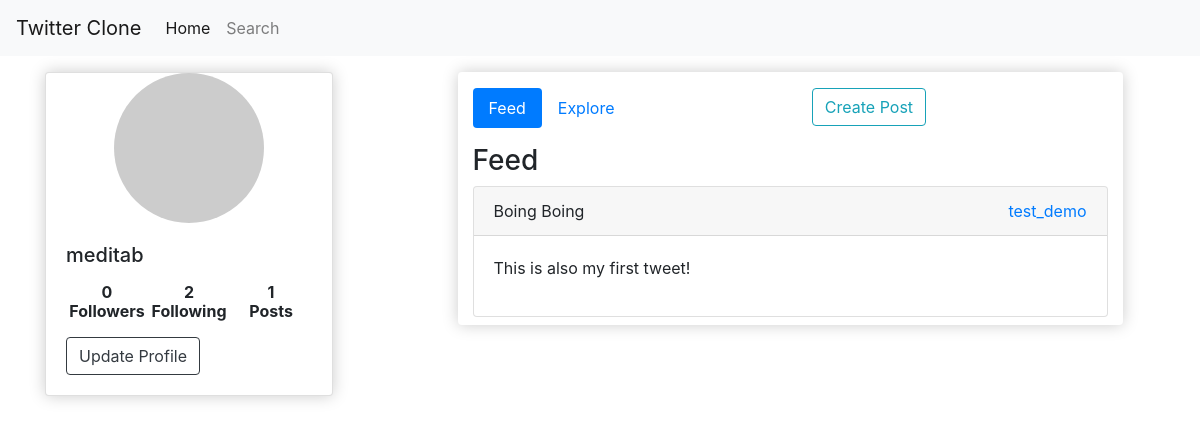
The app's page / (signed in), older data.
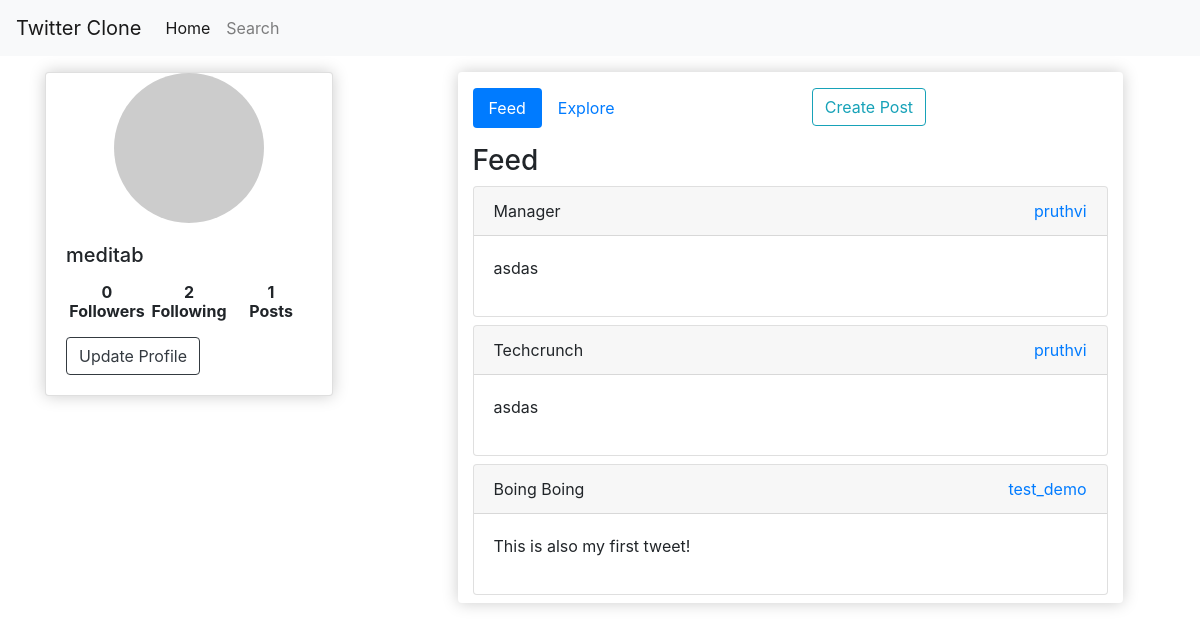
The same page, newer data.
### twitterapp/models.py (models this page shows, shortened)
class Profile(models.Model):
    id = models.UUIDField(primary_key=True,default=uuid.uuid4,editable=False)
    user = models.OneToOneField(User,on_delete=models.CASCADE,null=True)
    bio = models.TextField(max_length=500, blank=True)
    location = models.CharField(max_length=30, blank=True)
    birth_date = models.DateField(null=True, blank=True)
    profile_image = models.ImageField(upload_to='images/',null=True,blank=True)
    followers = models.ManyToManyField(Following,related_name='profiles')
    mode = models.CharField(max_length=50,choices=[('public','Public'),('private','Private')],default='public')
    @property
    def get_followers(self):
        return [line.follower for line in self.followers.all().filter(target=self.user)]
    @property
    def follower_count(self):
        return Following.objects.filter(target=self.user).count()
    @property
    def following_count(self):
        return Following.objects.filter(follower=self.user).count()
    @property
    def post_count(self):
        return self.post_set.all().count()

class Post(models.Model):
    author = models.ForeignKey(Profile,on_delete=models.CASCADE,null=True)
    title = models.CharField(max_length=250,null=True)
    content = RichTextField()
    date_created = models.DateTimeField(auto_now_add=True)

### twitterapp/views.py (the view)
# urls.py: path('',views.IndexView,name='index'),
@login_required(login_url='login')
def IndexView(request):
    profile = request.user.profile
    profiles = Profile.objects.select_related('user').exclude(id=profile.id)
    feed_posts = Post.objects.select_related('author').filter(
        author__followers__follower=request.user) \
        .order_by('-date_created')
    return render(request,'index.html',
        {'profile':profile,
        'explore_profiles':profiles,
        'feed_posts':feed_posts})

### twitterapp/templates/index.html (shortened to what this page needs)
{% extends 'main.html' %}
{% block content %}
{% load static %}
<div class="row mt-3">
  <div class="col-md-4">
    <div class="card box-element" style="width: 18rem;">
      {% if profile.profile_image%}
      <img src="{{profile.profile_image.url}}" class="avatar" alt="...">
      {% else %}
      <img src="http://www.gravatar.com/avatar/?d=identicon" class="avatar" alt="...">
      {% endif %}
      <div class="card-body">
        <h5 class="card-title">{{request.user.username}}</h5>
        <div style="display: flex;">
          <div id="followers" data-profile="{{profile.id}}" style="flex:3">
            <h6 class="text-center"><b>{{profile.follower_count}}<p>Followers</p></b></h6>
          </div>
          <div id="followings" data-profile="{{profile.id}}" style="flex:3">
            <h6 class="text-center"><b>{{profile.following_count}}<p>Following</p></b></h6>
          </div>
          <div id="posts" data-profile="{{profile.id}}" style="flex:3">
            <h6 class="text-center"><b>{{profile.post_count}}<p>Posts</p></b></h6>
          </div>
        </div>
        <div>
          <a href="{% url 'update-profile' %}" class="btn btn-outline-dark">Update Profile</a>
        </div>
      </div>
    </div>
  </div>
  <div id="feed-content" class="col-md-7 mx-auto box-element" style="height:max-content;">
    <ul class="nav nav-pills mt-3 mb-3" id="pills-tab" role="tablist">
      <li class="nav-item" role="presentation">
        <a class="nav-link active" id="pills-feed-tab" data-toggle="pill" href="#pills-feed" role="tab"
          aria-controls="pills-feed" aria-selected="true">Feed</a>
      </li>
      <li class="nav-item" role="presentation">
        <a class="nav-link" id="pills-explore-tab" data-toggle="pill" href="#pills-explore" role="tab"
          aria-controls="pills-explore" aria-selected="false">Explore</a>
      </li>
      <li class="nav-item" style="margin: 0 auto;" role="presentation">
        <a href="{% url 'create-post' %}" class="btn btn-outline-info">Create Post</a>
      </li>
    </ul>
    <div class="tab-content" id="pills-tabContent">
      <div class="tab-pane fade show active" id="pills-feed" role="tabpanel" aria-labelledby="pills-feed-tab">
        <h3>Feed</h3>
        {% include 'post_list.html' with posts=feed_posts %}
      </div>
    </div>
  </div>
</div>
{% endblock%}

### twitterapp/templates/main.html (shortened to what this page needs)
{% load static %}
<!DOCTYPE html>
<html lang="en">
<head>
  <link rel="stylesheet" href="{% static 'css/lib/bootstrap.min.css' %}">
  <link rel="stylesheet" href="{% static 'css/main-twitter.css'%}">
</head>
<body>
  <nav class="navbar navbar-expand-lg navbar-light bg-light">
    <a class="navbar-brand" href="#">Twitter Clone</a>
    <div class="collapse navbar-collapse" id="navbarNavAltMarkup">
      <div class="navbar-nav">
        <a class="nav-item nav-link active" href="{% url 'index' %}">Home <span class="sr-only">(current)</span></a>
        <a class="nav-item nav-link" href="{% url 'search' %}">Search</a>
      </div>
    </div>
  </nav>
  <div class="container">
    {% block content %}
    {% endblock %}
  </div>
</body>
</html>

### twitterapp/templates/post_list.html
{% for post in posts %}
<div class="card mb-2">
    <div class="card-header">
        {{post.title}}
        <a style="float: right;" href="{% url 'visit-profile' post.author.id %}">{{post.author.user.username}}</a>
    </div>
    <div class="card-body" onclick="location.href='{% url 'post-detail' post.id %}'">
        {{post.content|safe}}
    </div>
</div>
{% endfor %}

### static/css/main-twitter.css (style rules this page uses)
.avatar { width: 150px; height: 150px; background-size: cover; background-position: top center; border-radius: 50%; display: block; margin-left: auto; margin-right: auto; }
.box-element { box-shadow:hsl(0, 0%, 80%) 0 0 16px; background-color: #fff; border-radius: 4px; }

Row changes from the older to the newer data that the page shows:
added Post: title "Manager", author.user.username "pruthvi", content "asdas"
added Post: title "Techcrunch", author.user.username "pruthvi", content "asdas"
